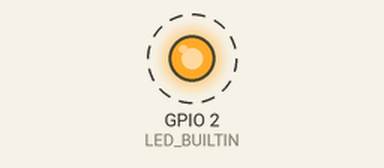
This sketch was run on a simulated ESP32. Shown: output pins drawn as LEDs (lit = HIGH). Dashed ring = blinking. What the sketch prints to the serial monitor is not drawn.

Above: at 1.5 s.
Timing chart, 0 to 5.6 s (numbered marks = the images above):
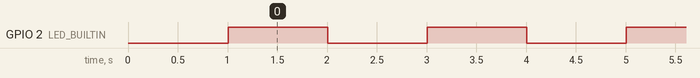

Measured:
- by itself, GPIO 2 (LED_BUILTIN): alternates HIGH for 1.0 s and LOW for 1.0 s

The sketch:

esp_test.ino
```cpp
/*
 * ESP32 Hardware Verification Test
 * Tests: Serial UART at 115200 baud & Onboard LED Blink
 */

#ifndef LED_BUILTIN
  #define LED_BUILTIN 2  // Standard onboard blue LED on ESP-WROOM-32
#endif

void setup() {
  Serial.begin(115200);
  delay(1000);

  pinMode(LED_BUILTIN, OUTPUT);
  Serial.println("\n--- ESP32 Hardware Self-Test ---");
  Serial.println("System Core Clock: " + String(getCpuFrequencyMhz()) + " MHz");
  Serial.println("Chip Model: " + String(ESP.getChipModel()));
  Serial.println("Flash Chip Size: " + String(ESP.getFlashChipSize() / (1024 * 1024)) + " MB");
  Serial.println("Blinking sequence active...\n");
}

void loop() {
  digitalWrite(LED_BUILTIN, HIGH);
  Serial.println("LED Status: ON");
  delay(1000);

  digitalWrite(LED_BUILTIN, LOW);
  Serial.println("LED Status: OFF");
  delay(1000);
}
```
